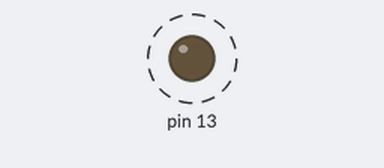
Recording of a sketch running on a simulated Arduino Uno, built with avr-gcc and run on an emulated ATmega328P. Parts: output pins drawn as LEDs (lit = HIGH). Dashed ring = blinking.

Above: at 0.4 s.
Timing chart, 0 to 3.0 s (numbered marks = the images above):
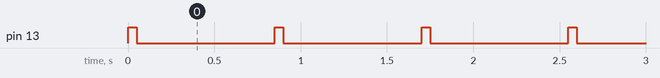

The sketch:

sketch_jul20a.ino
```cpp
void setup() {
  // put your setup code here, to run once:
  pinMode(13,OUTPUT);
}

void loop() {
  // put your main code here, to run repeatedly:
 digitalWrite(13,1);
 delay(50);
 digitalWrite(13,0);
 delay(800);

}
```

Measured:
- by itself, pin 13: alternates HIGH for 0.05 s and LOW for 0.80 s
